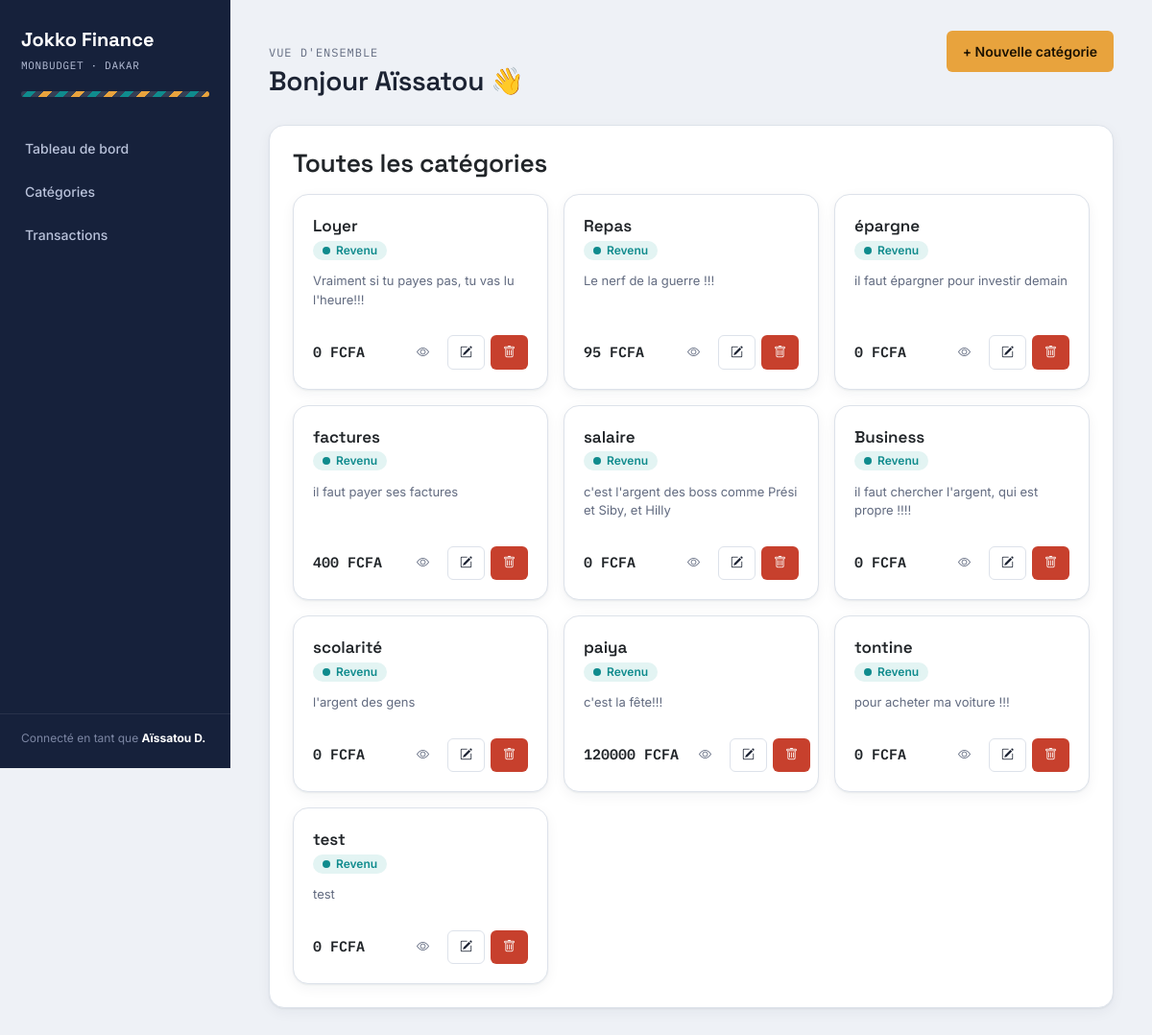
Before: /category-list with the older database file.
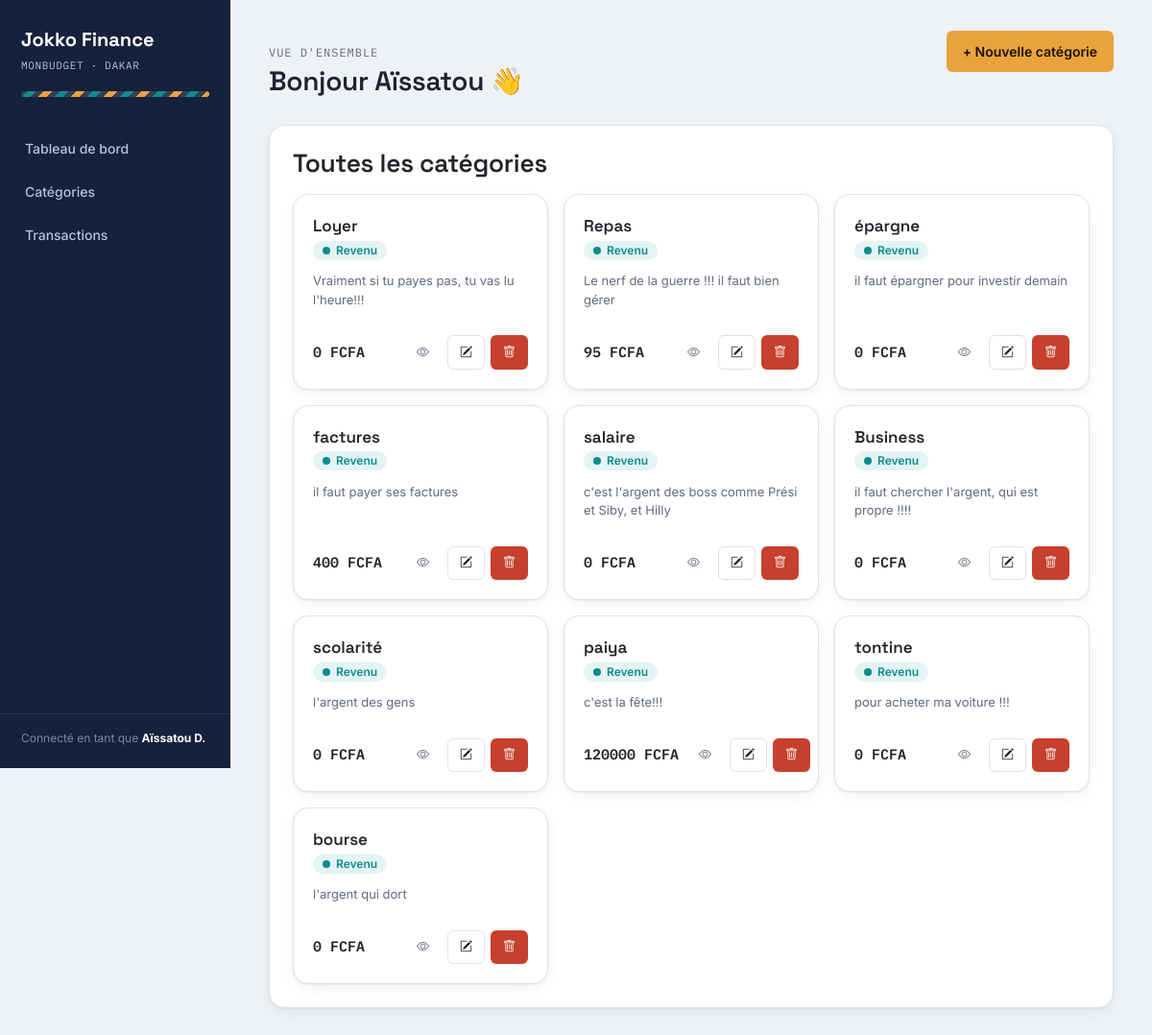
After: the same page with the newer database file.
### category/models.py (models this page shows, shortened)
class Category(models.Model):
    name        = models.CharField(max_length=30)
    description = models.TextField()
    logo        = models.ImageField(upload_to="category", blank=True, null=True)
    @property
    def total_transactions(self):
        total = self.transaction_set.aggregate(total=Sum("amount"))["total"]
        return total or 0

### category/views.py (the view)
# urls.py: path("category-list", list_categories, name="list-category"),
def list_categories(request):
    response = Category.objects.all()
    context = {
        "categories": response
    }
    return render(request, "category/index.html", context)

### category/templates/category/index.html
{% extends 'base.html' %}
{% load static %}
{% block main %}
<div class="app-topbar">
  <div>
      <span class="eyebrow">Vue d'ensemble</span>
      <h1>Bonjour Aïssatou 👋</h1>
  </div>
  <div class="app-topbar-actions">
      <a href="{% url 'create-category' %}" class="btn btn-primary">+ Nouvelle catégorie</a>
  </div>
</div>
<div class="col">
  <div class="card card-pad">
    <h3 style="margin-bottom:16px;">Toutes les catégories </h3>
    <div id="category-grid" class="category-grid">
        {% for category in categories %}
            <div class="category-card">
                <div class="category-card-head">
                    <div>
                    <div class="category-card-title">
                        <a href="{% url 'show-category' category.id  %}">{{ category.name }}</a>
                    </div>
                    <span class="badge badge-income"><span class="badge-dot"></span>Revenu</span>
                    </div>
                </div>
                <p class="category-card-desc">{{ category.description }}</p>
                <div class="category-card-foot">
                    <span class="cell-amount" style="text-align:left;">{{ category.total_transactions }} FCFA</span>
                    <div class="category-card-actions">
                    <a href="{% url 'show-category' category.id  %}" class="btn btn-ghost btn-sm"><i class="bi bi-eye"></i></a>
                    <a href="{% url 'update-category' category.id  %}" class="btn btn-secondary btn-sm">
                        <i class="bi bi-pencil-square"></i>
                    </a>
                    <a href="{% url 'delete-category' category.id  %}" class="btn btn-danger btn-sm">
                        <i class="bi bi-trash"></i>
                    </a>
                    </div>
                </div>
            </div>
        {% endfor %}
    </div>
  </div>
</div>
{% endblock main %}

Changed rows visible on the page:
removed Category: name "test", description "test", total_transactions "0"
changed Category "Repas": description "Le nerf de la guerre !!!" → "Le nerf de la guerre !!! il faut bien gérer"
added Category: name "bourse", description "l'argent qui dort", total_transactions "0"
